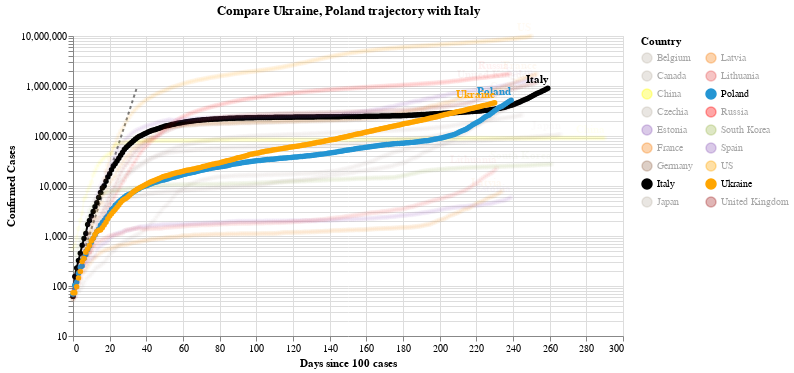

The code cell stored with this chart in its notebook:
### Code cell
#hide_input
chart2 = make_since_chart(dff2, ['Ukraine', 'Poland'], baseline_countries)
chart2

### Figure 1 — Vega-Lite specification as saved in the notebook (floating-point values rounded to 4 significant figures; data arrays with more than 128 entries replaced by an {"elided": "..."} marker saying what was removed)
{"config": {"view": {"continuousWidth": 400, "continuousHeight": 300}}, "layer": [{"data": {"name": "data-628230001892d6798b50651be41d1b3e"}, "mark": {"type": "line", "color": "black", "opacity": 0.5, "strokeDash": [3, 3]}, "encoding": {"x": {"type": "quantitative", "field": "Days since 100 cases"}, "y": {"type": "quantitative", "field": "Confirmed Cases"}}}, {"data": {"name": "data-2c57c7771dbdd364e9c2e58d01fcebf1"}, "mark": {"type": "line", "point": true}, "encoding": {"color": {"type": "nominal", "field": "Country", "legend": {"columns": 2}, "scale": {"domain": ["Belgium", "Canada", "China", "Czechia", "Estonia", "France", "Germany", "Italy", "Japan", "Latvia", "Lithuania", "Poland", "Russia", "South Korea", "Spain", "US", "Ukraine", "United Kingdom"], "range": ["#C1B7AD", "#C1B7AD", "yellow", "#C1B7AD", "#9467bd", "#F58518", "#9D755D", "black", "#C1B7AD", "#F58518", "#E45756", "#2495D3", "red", "#A1BA59", "#9467bd", "orange", "orange", "brown"]}}, "opacity": {"condition": {"value": 1, "selection": "selector003"}, "value": 0.05}, "tooltip": [{"type": "nominal", "field": "Country"}, {"type": "temporal", "field": "Date"}, {"type": "quantitative", "field": "Confirmed Cases"}, {"type": "quantitative", "field": "Days since 100 cases"}], "x": {"type": "quantitative", "field": "Days since 100 cases"}, "y": {"type": "quantitative", "field": "Confirmed Cases", "scale": {"type": "log"}}}, "selection": {"selector003": {"type": "multi", "fields": ["Country"], "bind": "legend", "init": [{"Country": "Ukraine"}, {"Country": "Poland"}, {"Country": "Italy"}]}}, "width": 550}, {"data": {"name": "data-2c57c7771dbdd364e9c2e58d01fcebf1"}, "mark": {"type": "text", "align": "right", "dy": -8, "fontWeight": "bold"}, "encoding": {"color": {"type": "nominal", "field": "Country", "legend": {"columns": 2}, "scale": {"domain": ["Belgium", "Canada", "China", "Czechia", "Estonia", "France", "Germany", "Italy", "Japan", "Latvia", "Lithuania", "Poland", "Russia", "South Korea", "Spain", "US", "Ukraine", "United Kingdom"], "range": ["#C1B7AD", "#C1B7AD", "yellow", "#C1B7AD", "#9467bd", "#F58518", "#9D755D", "black", "#C1B7AD", "#F58518", "#E45756", "#2495D3", "red", "#A1BA59", "#9467bd", "orange", "orange", "brown"]}}, "opacity": {"condition": {"value": 1, "selection": "selector003"}, "value": 0.05}, "text": {"type": "nominal", "field": "Country"}, "tooltip": [{"type": "nominal", "field": "Country"}, {"type": "temporal", "field": "Date"}, {"type": "quantitative", "field": "Confirmed Cases"}, {"type": "quantitative", "field": "Days since 100 cases"}], "x": {"type": "quantitative", "field": "Days since 100 cases"}, "y": {"type": "quantitative", "field": "Confirmed Cases", "scale": {"type": "log"}}}, "transform": [{"filter": "(datum['Date'] >= 1604707200000)"}], "width": 550}], "title": "Compare Ukraine, Poland trajectory with Italy", "$schema": "https://vega.github.io/schema/vega-lite/v4.8.1.json", "datasets": {"data-628230001892d6798b50651be41d1b3e": [{"Days since 100 cases": 0, "Confirmed Cases": 100.0}, {"Days since 100 cases": 1, "Confirmed Cases": 130.0}, {"Days since 100 cases": 2, "Confirmed Cases": 169.0}, {"Days since 100 cases": 3, "Confirmed Cases": 219.7}, {"Days since 100 cases": 4, "Confirmed Cases": 285.6}, {"Days since 100 cases": 5, "Confirmed Cases": 371.3}, {"Days since 100 cases": 6, "Confirmed Cases": 482.7}, {"Days since 100 cases": 7, "Confirmed Cases": 627.5}, {"Days since 100 cases": 8, "Confirmed Cases": 815.7}, {"Days since 100 cases": 9, "Confirmed Cases": 1060.0}, {"Days since 100 cases": 10, "Confirmed Cases": 1379.0}, {"Days since 100 cases": 11, "Confirmed Cases": 1792.0}, {"Days since 100 cases": 12, "Confirmed Cases": 2330.0}, {"Days since 100 cases": 13, "Confirmed Cases": 3029.0}, {"Days since 100 cases": 14, "Confirmed Cases": 3937.0}, {"Days since 100 cases": 15, "Confirmed Cases": 5119.0}, {"Days since 100 cases": 16, "Confirmed Cases": 6654.0}, {"Days since 100 cases": 17, "Confirmed Cases": 8650.0}, {"Days since 100 cases": 18, "Confirmed Cases": 11250.0}, {"Days since 100 cases": 19, "Confirmed Cases": 14620.0}, {"Days since 100 cases": 20, "Confirmed Cases": 19000.0}, {"Days since 100 cases": 21, "Confirmed Cases": 24710.0}, {"Days since 100 cases": 22, "Confirmed Cases": 32120.0}, {"Days since 100 cases": 23, "Confirmed Cases": 41750.0}, {"Days since 100 cases": 24, "Confirmed Cases": 54280.0}, {"Days since 100 cases": 25, "Confirmed Cases": 70560.0}, {"Days since 100 cases": 26, "Confirmed Cases": 91730.0}, {"Days since 100 cases": 27, "Confirmed Cases": 119300.0}, {"Days since 100 cases": 28, "Confirmed Cases": 155000.0}, {"Days since 100 cases": 29, "Confirmed Cases": 201500.0}, {"Days since 100 cases": 30, "Confirmed Cases": 262000.0}, {"Days since 100 cases": 31, "Confirmed Cases": 340600.0}, {"Days since 100 cases": 32, "Confirmed Cases": 442800.0}, {"Days since 100 cases": 33, "Confirmed Cases": 575600.0}, {"Days since 100 cases": 34, "Confirmed Cases": 748300.0}, {"Days since 100 cases": 35, "Confirmed Cases": 972800.0}], "data-2c57c7771dbdd364e9c2e58d01fcebf1": {"elided": "4497 records"}}}
